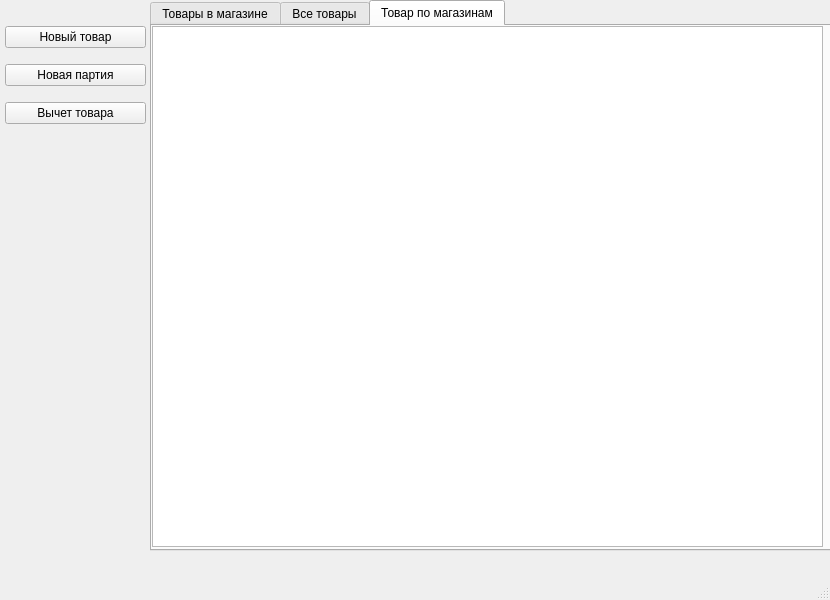
<?xml version="1.0" encoding="UTF-8"?>
<ui version="4.0">
 <class>Inventory</class>
 <widget class="QMainWindow" name="Inventory">
  <property name="geometry">
   <rect>
    <x>0</x>
    <y>0</y>
    <width>830</width>
    <height>600</height>
   </rect>
  </property>
  <property name="windowTitle">
   <string>Товары</string>
  </property>
  <widget class="QWidget" name="centralwidget">
   <widget class="QTabWidget" name="tabWidget">
    <property name="geometry">
     <rect>
      <x>150</x>
      <y>0</y>
      <width>681</width>
      <height>551</height>
     </rect>
    </property>
    <property name="currentIndex">
     <number>2</number>
    </property>
    <widget class="QWidget" name="inShop">
     <attribute name="title">
      <string>Товары в магазине</string>
     </attribute>
     <widget class="QTableView" name="inShopTable">
      <property name="geometry">
       <rect>
        <x>0</x>
        <y>0</y>
        <width>671</width>
        <height>521</height>
       </rect>
      </property>
     </widget>
    </widget>
    <widget class="QWidget" name="itemsAll">
     <attribute name="title">
      <string>Все товары</string>
     </attribute>
     <widget class="QTableView" name="itemsAllTable">
      <property name="geometry">
       <rect>
        <x>0</x>
        <y>0</y>
        <width>671</width>
        <height>521</height>
       </rect>
      </property>
     </widget>
    </widget>
    <widget class="QWidget" name="itemsByShop">
     <attribute name="title">
      <string>Товар по магазинам</string>
     </attribute>
     <widget class="QTableView" name="itemsByShopTable">
      <property name="geometry">
       <rect>
        <x>0</x>
        <y>0</y>
        <width>671</width>
        <height>521</height>
       </rect>
      </property>
     </widget>
    </widget>
   </widget>
   <widget class="QWidget" name="verticalLayoutWidget">
    <property name="geometry">
     <rect>
      <x>0</x>
      <y>10</y>
      <width>151</width>
      <height>131</height>
     </rect>
    </property>
    <layout class="QVBoxLayout" name="verticalLayout">
     <property name="spacing">
      <number>0</number>
     </property>
     <property name="leftMargin">
      <number>5</number>
     </property>
     <property name="rightMargin">
      <number>5</number>
     </property>
     <item>
      <widget class="QPushButton" name="createItemButton">
       <property name="text">
        <string>Новый товар</string>
       </property>
      </widget>
     </item>
     <item>
      <widget class="QPushButton" name="newDeliveryButton">
       <property name="text">
        <string>Новая партия</string>
       </property>
      </widget>
     </item>
     <item>
      <widget class="QPushButton" name="removeItemButton">
       <property name="text">
        <string>Вычет товара</string>
       </property>
      </widget>
     </item>
    </layout>
   </widget>
  </widget>
  <widget class="QMenuBar" name="menubar">
   <property name="geometry">
    <rect>
     <x>0</x>
     <y>0</y>
     <width>830</width>
     <height>21</height>
    </rect>
   </property>
  </widget>
  <widget class="QStatusBar" name="statusbar"/>
 </widget>
 <resources/>
 <connections/>
</ui>
